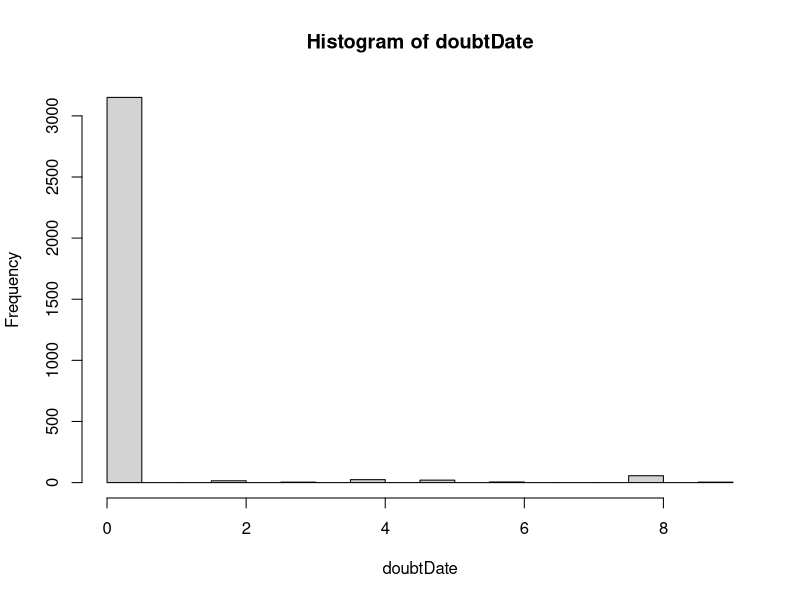

This figure's R source:

###example with the 1+ dataset.
data1<-read.table("data/datajakdenyoung.txt",h=T)
data1$age <- 1
data2<-read.table("data/datajakdenadult.txt",h=T)
data2$age <- 2
data<-rbind(data1,data2)
table(data$basin)

length(unique((data$basin)))

# Remove area too large
data$area <- gsub(",", ".", data$area) # convert comma to dot
data$area <- as.numeric(data$area) # convert to numeric
data <- data[-which(data$area>2500),] # remove area above 2500m2



##creating colonization vectors for any datasets (any of the two density datasets that is)  
#uncol=date jusqu'? laquelle certain pas de repro naturelle
uncolvector<-c(1983,1968,1978,1994,NA,1977,1984,2003,1985,1986,1986,1962,NA,1996,1985,1982,NA,1962,2000,1991,1998,1997,2004,NA,1981,1996,2017,1996,1982,1987,1986,1968,2014,2014,1986,1984,1997,2016,2004,1995,1988,1962,1979,1988,1996,1995,1987,1984,2004,2011) #still a problem here with gorfous
#col=reproduction=colonis?
colvector  <-c(1983,1968,1980,1994,NA,1977,1989,2007,1989,1992,1986,1962,NA,1996,1985,1990,NA,1962,2000,2000,2000,2000,2008,NA,1981,1996,2017,1999,1990,1987,1986,1968,2014,2014,1986,1984,1997,2016, NA ,2000,1992,1962,1979,1988,1996,1999,1987,1984, NA ,2013)

##pick the one you need. It should work for DL1/DL2 for now. And should be easily modifiable for PE or P1/P2. 

##Get years and month
data$year<-as.numeric(substr(data$date, 7, 10))  #cr?e variable $year. prend les caract?res aux positions 7 ? 10 pour l'ann?e: 08.02.1970
data$month<-as.numeric(substr(data$date, 4, 5)) 
#mydates = as.POSIXlt(data$date, format = c("%d-%m-%Y"))
#Norvegienne$year<-as.numeric(format(as.Date(mydates), "%Y"))
#data$month<-as.numeric(format(as.Date(mydates), "%m"))
#df$day<-as.numeric(format(as.Date(mydates), "%d"))
#data$jday<-mydates$yday # julian day


aggregate(PE~year+basin, data=data, FUN=length)

#c() ouvre chaine de caract?res
#vecteur uncoldate assigne ann?e de colonisation pour chaque bassin versant
uncoldate<-NULL#rep(,nrow(data))
coldate<-NULL#rep(,nrow(data))

for (i in 1:nrow(data)) {
	if (data$basin[i]=="Acaena") {
		uncoldate[i]<-uncolvector[1]
		coldate[i]<-colvector[1]		
	} else if (data$basin[i]=="Albatros") {
		uncoldate[i]<-uncolvector[2]
		coldate[i]<-colvector[2]	
	} else if (data$basin[i]=="Americains") {
		uncoldate[i]<-uncolvector[3]
		coldate[i]<-colvector[3]
	} else if (data$basin[i]=="Armor") {
		uncoldate[i]<-uncolvector[4]
		coldate[i]<-colvector[4]
	} else if (data$basin[i]=="Azorella") {
		uncoldate[i]<-uncolvector[5]
		coldate[i]<-colvector[5]		
	} else if (data$basin[i]=="Borgne") {
		uncoldate[i]<-uncolvector[6]
		coldate[i]<-colvector[6]
	} else if (data$basin[i]=="Bungay") {
		uncoldate[i]<-uncolvector[7]
		coldate[i]<-colvector[7]		
	} else if (data$basin[i]=="Calcedoines") {
		uncoldate[i]<-uncolvector[8]
		coldate[i]<-colvector[8]		
	} else if (data$basin[i]=="Cataractes") {
		uncoldate[i]<-uncolvector[9]
		coldate[i]<-colvector[9]		
	} else if (data$basin[i]=="Charbon") {
		uncoldate[i]<-uncolvector[10]
		coldate[i]<-colvector[10]
	} else if (data$basin[i]=="Chasseurs") {
		uncoldate[i]<-uncolvector[11]
		coldate[i]<-colvector[11]
	} else if (data$basin[i]=="Chateau") {
		uncoldate[i]<-uncolvector[12]
		coldate[i]<-colvector[12]
	} else if (data$basin[i]=="Chateau_>_Ferme_ou_Etangs") {
		uncoldate[i]<-uncolvector[13]
		coldate[i]<-colvector[13]				
	} else if (data$basin[i]=="Claree") {
		uncoldate[i]<-uncolvector[14]
		coldate[i]<-colvector[14]			
	} else if (data$basin[i]=="Doute") {
		uncoldate[i]<-uncolvector[15]
		coldate[i]<-colvector[15]			
	} else if (data$basin[i]=="Est") {
		uncoldate[i]<-uncolvector[16]
		coldate[i]<-colvector[16]
	} else if (data$basin[i]=="Etang_des_Beliers") {
		uncoldate[i]<-uncolvector[17]
		coldate[i]<-colvector[17]				
	} else if (data$basin[i]=="Ferme") {
		uncoldate[i]<-uncolvector[18]
		coldate[i]<-colvector[18]
	} else if (data$basin[i]=="Gorfous_1") {
		uncoldate[i]<-uncolvector[19]
		coldate[i]<-colvector[19]		
	} else if (data$basin[i]=="Gorfous_2") {
		uncoldate[i]<-uncolvector[20]
		coldate[i]<-colvector[20]
	} else if (data$basin[i]=="Gorfous_4") {
		uncoldate[i]<-uncolvector[21]
		coldate[i]<-colvector[21]
	} else if (data$basin[i]=="Gorfous_5") {
		uncoldate[i]<-uncolvector[22]
		coldate[i]<-colvector[22]
	} else if (data$basin[i]=="Grisanche") {
		uncoldate[i]<-uncolvector[23]
		coldate[i]<-colvector[23]
	} else if (data$basin[i]=="Isthme_du_Lac") {
		uncoldate[i]<-uncolvector[24]
		coldate[i]<-colvector[24]		
	} else if (data$basin[i]=="Korrigans") {
		uncoldate[i]<-uncolvector[25]
		coldate[i]<-colvector[25]
	} else if (data$basin[i]=="Levant") {
		uncoldate[i]<-uncolvector[26]
		coldate[i]<-colvector[26]
	} else if (data$basin[i]=="Loz?re") {
		uncoldate[i]<-uncolvector[27]
		coldate[i]<-colvector[27]				
	} else if (data$basin[i]=="Macaronis") {
		uncoldate[i]<-uncolvector[28]
		coldate[i]<-colvector[28]
	} else if (data$basin[i]=="Manchots") {
		uncoldate[i]<-uncolvector[29]
		coldate[i]<-colvector[29]
	} else if (data$basin[i]=="Mouettes") {
		uncoldate[i]<-uncolvector[30]
		coldate[i]<-colvector[30]
	} else if (data$basin[i]=="Nord") {
		uncoldate[i]<-uncolvector[31]
		coldate[i]<-colvector[31]
	} else if (data$basin[i]=="Norvegienne") {
		uncoldate[i]<-uncolvector[32]
		coldate[i]<-colvector[32]
	} else if (data$basin[i]=="Olsen") {
		uncoldate[i]<-uncolvector[33]
		coldate[i]<-colvector[33]
	} else if (data$basin[i]=="Orgues") {
		uncoldate[i]<-uncolvector[34]
		coldate[i]<-colvector[34]
	} else if (data$basin[i]=="Pepins") {
		uncoldate[i]<-uncolvector[35]
		coldate[i]<-colvector[35]
	} else if (data$basin[i]=="Planchette") {
		uncoldate[i]<-uncolvector[36]
		coldate[i]<-colvector[36]
	} else if (data$basin[i]=="Port-Kirk") {
		uncoldate[i]<-uncolvector[37]
		coldate[i]<-colvector[37]		
	} else if (data$basin[i]=="Radioleine") {
		uncoldate[i]<-uncolvector[38]
		coldate[i]<-colvector[38]
	} else if (data$basin[i]=="Ravin_du_Charbon") {
		uncoldate[i]<-uncolvector[39]
		coldate[i]<-colvector[39]				
	} else if (data$basin[i]=="Rohan") {
		uncoldate[i]<-uncolvector[40]
		coldate[i]<-colvector[40]
	} else if (data$basin[i]=="Serail") {
		uncoldate[i]<-uncolvector[41]
		coldate[i]<-colvector[41]
	} else if (data$basin[i]=="Studer") {
		uncoldate[i]<-uncolvector[42]
		coldate[i]<-colvector[42]
	} else if (data$basin[i]=="Sud") {
		uncoldate[i]<-uncolvector[43]
		coldate[i]<-colvector[43]
	} else if (data$basin[i]=="Trois_Lacs") {
		uncoldate[i]<-uncolvector[44]
		coldate[i]<-colvector[44]
	} else if (data$basin[i]=="Val-Travers") {
		uncoldate[i]<-uncolvector[45]
		coldate[i]<-colvector[45]
	} else if (data$basin[i]=="Val_d'Auge") {
		uncoldate[i]<-uncolvector[46]
		coldate[i]<-colvector[46]
	} else if (data$basin[i]=="Val_de_l'Ouest") {
		uncoldate[i]<-uncolvector[47]
		coldate[i]<-colvector[47]
	} else if (data$basin[i]=="Val_Raide") {
		uncoldate[i]<-uncolvector[48]
		coldate[i]<-colvector[48]
	} else if (data$basin[i]=="Valdotaine") {
		uncoldate[i]<-uncolvector[49]
		coldate[i]<-colvector[49]		
	} else if (data$basin[i]=="Vallee_des_Merveilles") {
		uncoldate[i]<-uncolvector[50]
		coldate[i]<-colvector[50]
	}
}

data$coldate<-as.numeric(coldate)
data$uncoldate<-as.numeric(uncoldate)
doubtDate<-(data$coldate)-(data$uncoldate) # the span of colonization date uncertainty. We may want to draw into this if we are to account for that source of variation. 
hist(doubtDate)

#here we define the age of sampling with regard to the population age. 
data$popAge<-as.numeric(data$year)-as.numeric(data$coldate)
data <- data[-which(data$popAge<0),] # remove colDate > observation


# Keep only data from december to February
data <- subset(data, month %in% c(12,1,2,3))



# Cohort year: les captures de decembre sont attribuées à l'année suivante
data$Year_code <- data$year-min(data$year)+1 # recode year
data$Year_cohort <- ifelse(data$month ==12, data$Year_code+1, data$Year_code)
data$Age_cohort <- ifelse(data$month ==12, data$popAge+1, data$popAge)


#here we filter to obtain only sites that were sampled P1. 
#data_P<-subset(data, !is.na(P1))

#here we filter to obtain only sites that were sampled in DL1 / DL2. 
#nouveau dataset dans les NA
data<-subset(data, (!is.na(DL1) & !(is.na(DL2))) | ((!is.na(P1)) & !(is.na(P2))))# | (!is.na(PE))) #garde seulement les deux passages




#plot(data$year,data$area)

## here we place the data in a format needed for Jags. 

#data <- subset(data, age==1) # ##loading 1+ dataset only
#note that these IDs are not the same between different datasets: if we want to merge resutls, we will have to use basin names. 
data$riverID<-unclass(factor(data$basin)) #unclass prend le rang de chaque cat?gorie. Basin transform?e en facteur: variable cat?gorielle
#data$siteID<-rowid(data$XYZ,factor(data$riverID))  # this is the sampling site ID WITHIN the riverID. Useful for hierarchization. #rowid rang ? l'int?rieur d'un facteur, pour site dans rivi?re
# Retrieve levels of the factor
factor_levels <- levels(factor(data$basin))
# Recode factor based on position
recode_factor <- factor(factor(data$basin), labels = seq_along(factor_levels))

maxPopAge=firstCapture=NULL
for (pop in 1:max(data$riverID)){
maxPopAge[pop] <- max(data$Age_cohort[recode_factor==pop])
firstCapture[pop] <- min(data$Year_cohort[recode_factor==pop])
}

year_capture=NULL
for (i in 1:nrow(data)){
 data$year_capture[i]=data$Year_cohort[i] - firstCapture[data$riverID[i]]
}

dataToJags <- list(                                               #liste aggr?g?e d'objets
  n = nrow(data),  
  AgeFish=data$age,                                             #N fait n de long avec r?p?titions NA
  #Nriver= length(unique(data$riverID)),
  DL1 = data$DL1,						#D1 issu de proba de capture binomial
  DL2 = data$DL2,
  #DL3 = data$DL3,
  P1 = data$P1, # Petersen
P2 = data$P2, # Petersen
#PE = data$PE, # PE
  #n = rep(NA,nrow(data)), 
  area = data$area,  # we work in log here
  riverID = as.integer(recode_factor),
  #vec_riverID=unique(data$riverID),
  #siteID = data$siteID,  
  year= data$year - min(data$year)+1,   # it is the year of sampling
  popAge=data$Age_cohort,  # it is the population age /!\ but by cohort gb+mb 27032024
  #max_year = max(data$Year_cohort)
  year_capture=data$year_capture,
  t0= doubtDate+1,
  coldate=data$coldate,
  maxPopAge=maxPopAge
)





#DL1 <- array(, dim=c())